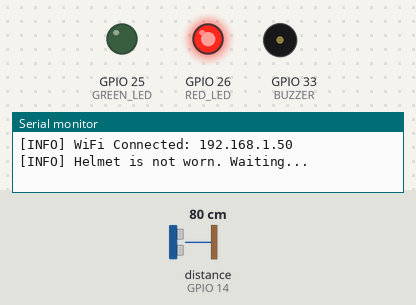
Bench run of a sketch on a simulated ESP32. Parts: output pins drawn as LEDs (lit = HIGH), buzzer (waves = sounding, pin HIGH), the last lines printed to the serial monitor. Wiring (inferred from the names in the program): ultrasonic range finder: trigger GPIO 27; echo GPIO 14. The test bench sets the inputs (shaded band); at power-on: distance to the obstacle (sensor on GPIO 14) 80 cm. The echo pulse lasts 58.3 µs per cm; WiFi joins after 1.5 s; servers stay silent unless stated; uploads are accepted with an empty reply; pins used as bus, display or sensor lines are not drawn.

Above: at 4.5 s.
4.6 s: distance to the obstacle (sensor on GPIO 14) set to 10 cm
At 11.73 s:
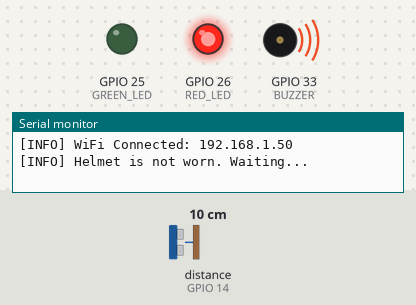
14.4 s: distance to the obstacle (sensor on GPIO 14) set to 7 cm
At 21.68 s:
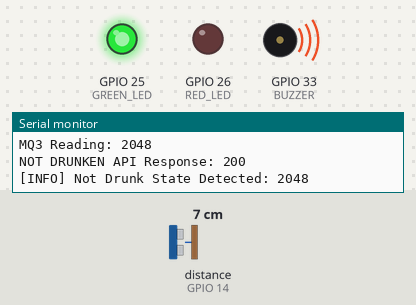
At 23.0 s:
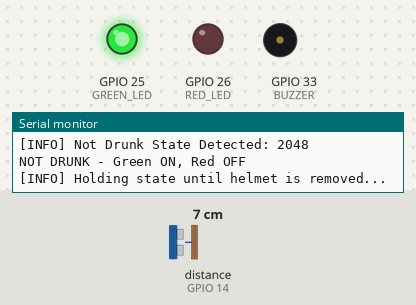
Timing chart, 0 to 24.5 s (numbered marks = the images above; inputs shaded):
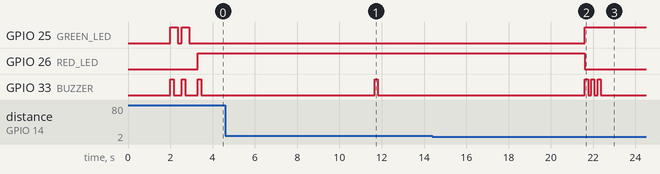

Measured:
- the behaviour switches between 9 and 8 cm on distance to the obstacle (sensor on GPIO 14) (found by bisection; images 1 and 2)
- after the input at 14.4 s, GPIO 25 (GREEN_LED): LOW → HIGH after 7.2 s; GPIO 26 (RED_LED): HIGH → LOW after 7.2 s; GPIO 33 (BUZZER): alternates HIGH for 0.15 s and LOW for 0.15 s, 6 changes in all, then stays LOW, starting after 7.2 s

The sketch:

helmet_module.ino
```cpp
#include <WiFi.h>
#include <HTTPClient.h>

// Pin Definitions
#define TRIG_PIN 27
#define ECHO_PIN 14
#define MQ3_PIN 34
#define GREEN_LED 25
#define RED_LED 26
#define BUZZER 33

// WiFi Credentials
const char* ssid = "Airtel_Springreen";
const char* password = "Bill@2004";

// URLs
const char* LOG_URL = "http://iot_proj.springreen.in/PostLogs";
const char* DRUNKEN_API = "http://iot_proj.springreen.in/drunken";
const char* NOT_DRUNKEN_API = "http://iot_proj.springreen.in/not_drunken?uuid=helmet-001";

// Threshold
#define ALCOHOL_THRESHOLD 2450

void setup() {
  Serial.begin(115200);

  pinMode(TRIG_PIN, OUTPUT);
  pinMode(ECHO_PIN, INPUT);
  pinMode(MQ3_PIN, INPUT);
  pinMode(GREEN_LED, OUTPUT);
  pinMode(RED_LED, OUTPUT);
  pinMode(BUZZER, OUTPUT);

  connectWiFi();
}

void loop() {
  if (WiFi.status() != WL_CONNECTED) {
    connectWiFi();  // Reconnect if dropped
  }

  // Wait until helmet is worn
  while (!isHelmetWorn()) {
    redHelmetReadyFeedback();
    logAndPrint("INFO", "Helmet is not worn. Waiting...");
    delay(8000);
  }

  // HELMET WORN — Begin detection sequence
  logAndPrint("INFO", "Helmet worn. Starting alcohol check...");
  delay(1000); // Optional pause for stabilization

  int mq3Value = analogRead(MQ3_PIN);
  Serial.println("MQ3 Reading: " + String(mq3Value));

  if (mq3Value > ALCOHOL_THRESHOLD) {
    sendDrunkenAPI(mq3Value);
    logAndPrint("ALERT", "Drunken State Detected: " + String(mq3Value));
    drunkFeedback();
  } else {
    sendNotDrunkenAPI();
    logAndPrint("INFO", "Not Drunk State Detected: " + String(mq3Value));
    notDrunkFeedback();
  }

  // Stay in WAIT mode as long as helmet is worn
  logAndPrint("INFO", "Holding state until helmet is removed...");
  while (isHelmetWorn()) {
    delay(500); // Passive wait
  }

  // Helmet removed — Reset state
  digitalWrite(RED_LED, LOW);
  digitalWrite(GREEN_LED, LOW);
  logAndPrint("INFO", "Helmet removed. Returning to idle...");
  delay(1000); // Debounce time before restarting cycle
}

// ======================
// WiFi Logic
// ======================

void connectWiFi() {
  WiFi.begin(ssid, password);
  delay(2000);

  int attempts = 0;
  while (WiFi.status() != WL_CONNECTED && attempts < 5) {
    attempts++;
    wifiFailureFeedback();
    logAndPrint("ERROR", "WiFi attempt " + String(attempts) + " failed.");
    delay(2000);
  }

  if (WiFi.status() == WL_CONNECTED) {
    wifiSuccessFeedback();
    logAndPrint("INFO", "WiFi Connected: " + WiFi.localIP().toString());
  }
}

// ======================
// Feedback Patterns
// ======================

void wifiFailureFeedback() {
  for (int i = 0; i < 2; i++) {
    digitalWrite(RED_LED, HIGH); buzzOnce(); delay(200);
    digitalWrite(RED_LED, LOW); delay(200);
  }
}

void wifiSuccessFeedback() {
  for (int i = 0; i < 2; i++) {
    digitalWrite(GREEN_LED, HIGH); buzzOnce(); delay(200);
    digitalWrite(GREEN_LED, LOW); delay(200);
  }
}

void redHelmetReadyFeedback() {
  digitalWrite(RED_LED, HIGH);
  buzzOnce();
}

void notDrunkFeedback() {
  digitalWrite(RED_LED, LOW);
  digitalWrite(GREEN_LED, HIGH);
  buzzThrice();
  Serial.println("NOT DRUNK - Green ON, Red OFF");
}

void drunkFeedback() {
  for (int i = 0; i < 5; i++) {
    digitalWrite(RED_LED, HIGH); delay(150);
    digitalWrite(RED_LED, LOW); delay(150);
  }
  digitalWrite(RED_LED, HIGH);
  buzzFourTimes();
  Serial.println("DRUNK - Red SIREN & Buzz 4x");
}

// ======================
// Utility Functions
// ======================

bool isHelmetWorn() {
  digitalWrite(TRIG_PIN, LOW); delayMicroseconds(2);
  digitalWrite(TRIG_PIN, HIGH); delayMicroseconds(10);
  digitalWrite(TRIG_PIN, LOW);

  long duration = pulseIn(ECHO_PIN, HIGH, 20000); // 20ms timeout
  float distance = duration * 0.034 / 2.0;
  return distance < 8.0;
}

void buzzOnce() {
  digitalWrite(BUZZER, HIGH); delay(150); digitalWrite(BUZZER, LOW);
}

void buzzThrice() {
  for (int i = 0; i < 3; i++) {
    buzzOnce(); delay(150);
  }
}

void buzzFourTimes() {
  for (int i = 0; i < 4; i++) {
    buzzOnce(); delay(150);
  }
}

// ======================
// API Functions
// ======================

void sendDrunkenAPI(int mq3val) {
  if (WiFi.status() != WL_CONNECTED) return;
  HTTPClient http;
  http.begin(DRUNKEN_API);
  http.addHeader("Content-Type", "application/json");

  String body = "{\"uuid\":\"helmet-001\",\"alcohol_level\":" + String(mq3val) + ",\"timestamp\":\"" + String(millis()) + "\"}";
  int code = http.POST(body);
  Serial.println("DRUNKEN API Response: " + String(code));
  http.end();
}

void sendNotDrunkenAPI() {
  if (WiFi.status() != WL_CONNECTED) return;
  HTTPClient http;
  http.begin(NOT_DRUNKEN_API);
  int code = http.GET();
  Serial.println("NOT DRUNKEN API Response: " + String(code));
  http.end();
}

void logAndPrint(String level, String message) {
  Serial.println("[" + level + "] " + message);
  if (WiFi.status() != WL_CONNECTED) return;

  HTTPClient http;
  http.begin(LOG_URL);
  http.addHeader("Content-Type", "application/json");

  String payload = "{\"device\":\"helmet_module\",\"level\":\"" + level + "\",\"message\":\"" + message + "\",\"timestamp\":\"" + String(millis()) + "\"}";
  http.POST(payload);
  http.end();
}
```
